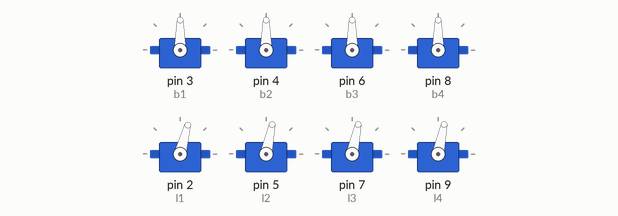
The sketch below on a simulated Arduino Uno, built with avr-gcc and run on an emulated ATmega328P. Parts: 8 × servo.

Above: at 0.1 s.
Timing chart, 0 to 1.7 s (numbered marks = the images above):
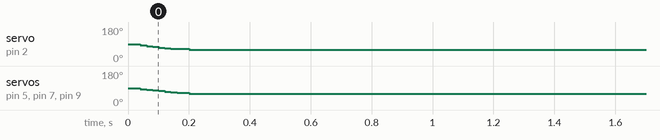

The sketch:

NukeQuadruped.ino
```cpp
#include<VarSpeedServo.h>
VarSpeedServo l1,l2,l3,l4,b1,b2,b3,b4;

void setup()
{
 b1.attach(3);
 b2.attach(4);
 b3.attach(6);
 b4.attach(8);

 l1.attach(2);
 l2.attach(5);
 l3.attach(7);
 l4.attach(9);
 stand();
 delay(1000);
}

void loop()
{

}

void stand()
{
 b1.write(90,100);
 b2.write(90,100);
 b3.write(90,100);
 b4.write(90,100);

 l1.write(60,100);
 l2.write(60,100);
 l3.write(60,100);
 l4.write(60,100);
}
void movit(VarSpeedServo l,int n,VarSpeedServo b,int m)
{
  l.write(n,100);
  b.write(m,100);
}
```
